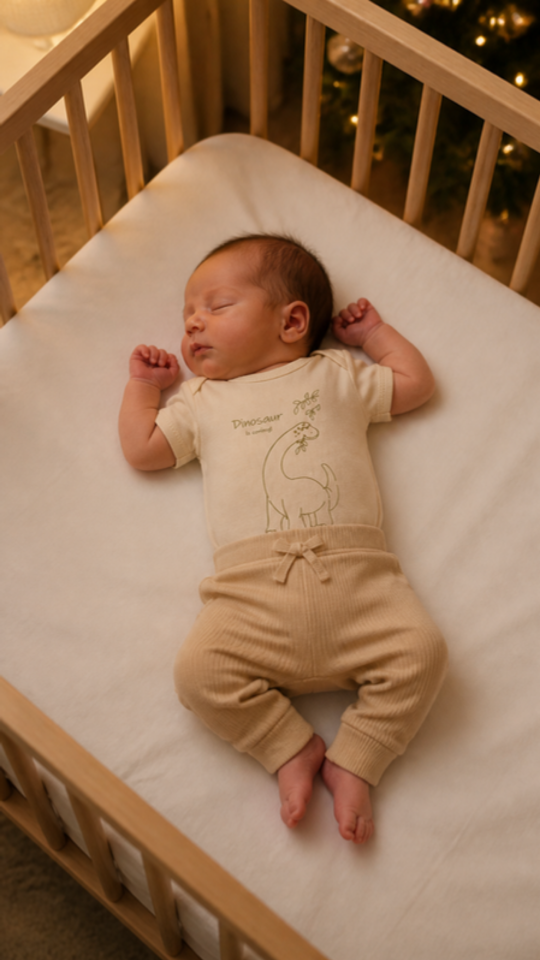
#> input picture sunnozy-content/posts/kampagne-weihnachtsbox/reels-schlaf/baby/dinosaur.png, 1080 x 1920 px (shown at 1/2 size)
$ python make_reels_box_schlaf.py
#> lines starting #> are read from the running program, lines starting #| are printed output that depends on the picture
### sunnozy-content/tools/make_coming_soon_reels.py
"""Coming-soon-Reels aus KI-Babyclips (Grok): POV-Hook, Set-Auflösung, Schlusskarte. Schrift: Cormorant Garamond.

    python3 tools/make_coming_soon_reels.py              # alle Reels aus REELS
    python3 tools/make_coming_soon_reels.py blumen_a     # nur eines (Schlüssel aus REELS)

Ausgabe flach nach posts/reels/coming-soon/ (Reel 9:16 und Titelbild). Quellclips liegen in posts/coming-soon/<set>/original/.

Aufbau (nach posts/instagram/pov-hooks.md):
  0 s      Baby-Clip füllt das Bild, POV-Hook steht ab dem ersten Bild im unteren Drittel (nie über dem Gesicht)
  ~45 %    zweite Zeile löst auf (was das Set kann)
  Clipende Set-Foto auf Creme mit Name und Teilen (Produkt im Fokus)
  Schluss  Coming soon, Logo; die letzte Blende läuft zurück ins erste Bild, damit das Reel sauber loopt
"""
import os, sys, subprocess
import numpy as np
from PIL import Image, ImageDraw, ImageFont, ImageFilter

ROOT = os.path.dirname(os.path.dirname(os.path.abspath(__file__)))
POSTS = os.path.join(ROOT, 'posts')
CS = os.path.join(POSTS, 'coming-soon')
OUT = os.path.join(POSTS, 'reels', 'coming-soon')
W, H, FPS = 1080, 1920, 30
CREME, WALD, SALBEI, GRAU = (253, 252, 250), (35, 48, 41), (122, 139, 111), (110, 118, 113)
SERIF, SERIF_I = 'cormorantR.ttf', 'cormorant.ttf'   # Cormorant Garamond Medium, Regular und Italic

# clip: Quelle, von/bis (s), x: Mitte des 9:16-Ausschnitts im Clip (0..1)
REELS = {
    'little_princess': dict(
        clip=os.path.join(CS, 'little-princess', 'original', 'baby_clip_e.mp4'), von=0, bis=6, x=0.36,
        hook=['POV: Deine beste Freundin', 'bekommt ein Mädchen'], hook2=['und das Geschenk', 'ist schon da'],
        set_bild=os.path.join(POSTS, 'marktplatz-galaxus-amazon', 'hauptbild', 'set_prinzessin_krone.jpg'),
        name='«Little Princess»', teile='8 Teile, mit Kronen-Schmusetuch', datei='reel_little_princess_pov_9x16'),
    'best_family_a': dict(
        clip=os.path.join(CS, 'best-family-teddy', 'original', 'baby_clip_a.mp4'), von=0, bis=7.5, x=0.5,
        hook=['POV: Er entdeckt', 'seinen ersten Teddy'], hook2=['Die Teddy-Rassel', 'ist im Set dabei'],
        set_bild=os.path.join(POSTS, 'produktfotos-set-praesentation', 'ohne_logo', 'set_best_family_quadratisch.jpg'),
        name='«Best Family»', teile='8 Teile, mit Teddy-Rassel', datei='reel_best_family_teddy_a_9x16'),
    'best_family_b': dict(
        clip=os.path.join(CS, 'best-family-teddy', 'original', 'baby_clip_b.mp4'), von=3.5, bis=11.5, x=0.5,
        hook=['Wenn der Teddy', 'sofort der beste Freund ist'], hook2=['Body, Strampler, Mütze', 'und der Teddy dazu'],
        set_bild=os.path.join(POSTS, 'produktfotos-set-praesentation', 'ohne_logo', 'set_best_family_quadratisch.jpg'),
        name='«Best Family»', teile='8 Teile, mit Teddy-Rassel', datei='reel_best_family_teddy_b_9x16'),
    'blumen_a': dict(
        clip=os.path.join(CS, 'blumen-musselin', 'original', 'baby_clip_a.mp4'), von=0, bis=7.5, x=0.36,
        hook=['POV: Wickeln', 'um 3 Uhr nachts'], hook2=['und nichts muss', 'über den Kopf'],
        set_bild=os.path.join(CS, 'blumen-musselin', 'shop', 'blumen-musselin_shop_ohne_logo.jpg'),
        name='«Blumenwiese»', teile='Wickelbody, Fusshose, Haarband', datei='reel_blumenwiese_a_9x16'),
    'blumen_b': dict(
        clip=os.path.join(CS, 'blumen-musselin', 'original', 'baby_clip_b.mp4'), von=0, bis=7.5, x=0.36,
        hook=['Schick das der Freundin,', 'die ein Mädchen erwartet'], hook2=['Weicher Musselin,', 'Blümchen von Kopf bis Fuss'],
        set_bild=os.path.join(CS, 'blumen-musselin', 'shop', 'blumen-musselin_shop_ohne_logo.jpg'),
        name='«Blumenwiese»', teile='Wickelbody, Fusshose, Haarband', datei='reel_blumenwiese_b_9x16'),
}
T_SET, T_END, BLENDE = 2.4, 2.0, 0.35


def f(name, size):
    return ImageFont.truetype(os.path.join(ROOT, 'fonts', name), int(size))


def ease(x):
    x = min(max(x, 0.0), 1.0)
    return x * x * (3 - 2 * x)


def logo(width, col):
    a = np.asarray(Image.open(os.path.join(ROOT, 'logo-sunnozy.webp')).convert('RGB')).astype(float)
    al = np.clip((255 - a.min(axis=2)) / 255 * 1.2, 0, 1); al[al < 0.08] = 0
    L = Image.new('RGBA', (a.shape[1], a.shape[0]), col + (0,)); L.putalpha(Image.fromarray((al * 255).astype(np.uint8)))
    L = L.crop(L.getbbox())
    return L.resize((width, round(L.height * width / L.width)), Image.LANCZOS)


# [17 lines left out: functions clip_frames, fuellen, not called in this run]


VERLAUF = None


# [96 lines left out: functions text_unten, set_karte, end_karte, reel, not called in this run]


# [3 lines that do not run on import are left out]

### sunnozy-content/tools/make_reels_box_schlaf.py
"""Weihnachts-Geschenkboxen: ruhige POV-Reels mit schlafendem Baby (04.11.2026).

Gleiche Machart wie die Baby-Reels, die gut liefen: schlafendes Baby, langsamer Zoom, kurzer POV-Text ab Sekunde 0
(Cormorant Garamond, unteres Drittel), dann die Box mit Inhalt und Preis, Schlusskarte mit Kurzlink direkt zur Box.

    python3 tools/make_reels_box_schlaf.py              # alle Boxen, für die ein Babybild in baby/ liegt
    python3 tools/make_reels_box_schlaf.py mum_dad_me

Babybilder: KI (Canva), fiktive Babys, Safe Sleep (Rückenlage, flache Matratze, nichts im Bettchen, keine Mütze/kein Haarband).
Ausgabe: posts/kampagne-weihnachtsbox/reels-schlaf/reel_<box>_9x16.mp4 + _titelbild.jpg
"""
import os, sys, subprocess
from PIL import Image, ImageDraw, ImageFilter
import make_coming_soon_reels as m

W, H, FPS = m.W, m.H, m.FPS
BASIS = os.path.join(m.POSTS, 'kampagne-weihnachtsbox')
OUT = os.path.join(BASIS, 'reels-schlaf')
BABY = os.path.join(OUT, 'baby')
BOX = lambda k: os.path.join(BASIS, 'rote-box', 'shopify', 'geschenkbox-' + k.replace('_', '-') + '.jpg')
MUSIK = [os.path.join(m.POSTS, 'reels', 'musik', n) for n in ('alex-morgan_heartwarming-story.mp3', 'alex-morgan_no-copyright-music.mp3')]
WEINROT = (98, 22, 30)

# Preise und Inhalt wie in Shopify (Stand 04.11.2026), Kurzlink = Shopify-Weiterleitung auf die Box
BOXEN = {
    'mum_dad_me': dict(name='«Mum Dad Me»', inhalt='5 Bodys + 5 Leggings', preis='47.90', kurz='box-mum-dad-me',
        hook=['POV: Grosi hat die', 'schönste Box gefunden'], hook2=['und sie liegt schon', 'unter dem Baum']),
    'lovely_little_girl': dict(name='«Lovely Little Girl»', inhalt='3 Bodys + 5 Leggings', preis='44.90', kurz='box-lovely',
        hook=['POV: Ihr erstes Weihnachten', 'und Gotti hat vorgesorgt'], hook2=['«Lovely Little Girl»', 'fertig verpackt']),
    'growing_up_strong': dict(name='«Growing up strong»', inhalt='5 Bodys + 5 Jogginghosen', preis='47.90', kurz='box-growing-up-strong',
        hook=['POV: Götti schenkt', 'dieses Jahr Bodys'], hook2=['5 Bodys und 5 Hosen', 'in der roten Box']),
    'i_love_my_mummy': dict(name='«I love my Mummy»', inhalt='3 Bodys + 3 Halstücher', preis='34.90', kurz='box-i-love-my-mummy',
        hook=['POV: Mamas erstes', 'Weihnachten mit Baby'], hook2=['«I love my Mummy»', 'liegt schon bereit']),
    'dino': dict(name='«Dino»', inhalt='3 Bodys + 3 Mulltücher', preis='44.90', kurz='box-dino',
        hook=['POV: Opa hat den', 'kleinen Dino entdeckt'], hook2=['3 Bodys und 3 Mulltücher', 'fertig verpackt']),
    'dinosaur': dict(name='«Dinosaur»', inhalt='5 Bodys + 5 Jogginghosen', preis='47.90', kurz='box-dinosaur',
        hook=['POV: Er schläft', 'und der Baum leuchtet'], hook2=['«Dinosaur» liegt', 'schon darunter']),
    'little_one': dict(name='«Little One»', inhalt='5 Bodys + 3 Mulltücher', preis='49.90', kurz='box-little-one',
        hook=['POV: Deine Freundin', 'hat gerade geboren'], hook2=['und Du weisst sofort,', 'was Du schenkst']),
    'i_like_flying': dict(name='«I like flying»', inhalt='3 Bodys + 5 Leggings', preis='44.90', kurz='box-i-like-flying',
        hook=['POV: Tante sein', 'und das Geschenk ist da'], hook2=['«I like flying»', 'in Rosa und Pastell']),
    'little_one_jogginghosen': dict(name='«Little One»', inhalt='5 Bodys + 5 Jogginghosen', preis='47.90', kurz='box-little-one-hosen',
        hook=['POV: Grosi hat', 'schon eingepackt'], hook2=['weiche Ripp-Bodys', 'und Hosen']),
}
T_A, T_B, T_BOX, T_END = 4.6, 3.0, 2.6, 2.6


def baby_bild(k):
#> in baby_bild, returned value is the input picture: PIL image 1080x1920 RGB; mean R, G, B 156.7, 120.9, 91.6
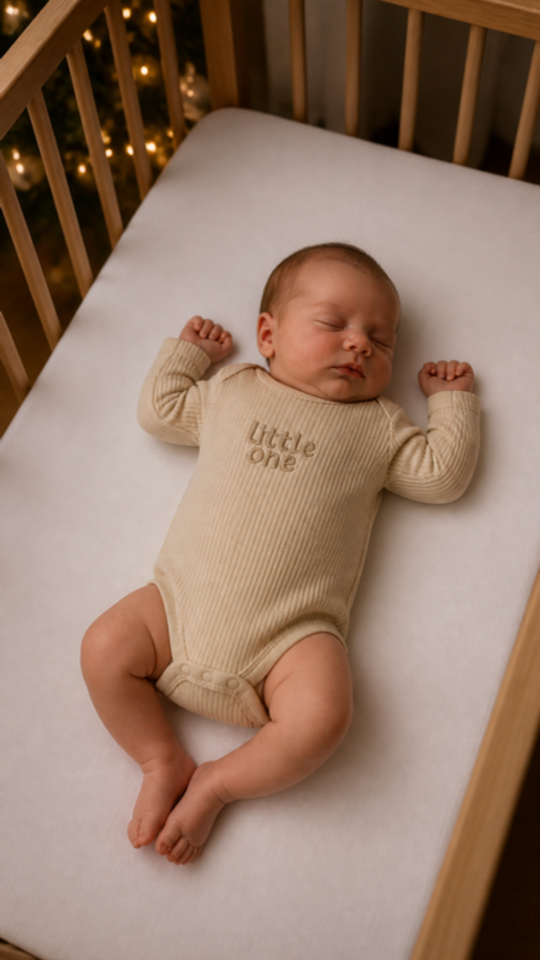
#> input picture sunnozy-content/posts/kampagne-weihnachtsbox/reels-schlaf/baby/little_one.png, 1080 x 1920 px (shown at 1/2 size)
#> in baby_bild, returned value is the input picture: PIL image 1080x1920 RGB; mean R, G, B 149.7, 122.1, 104.7
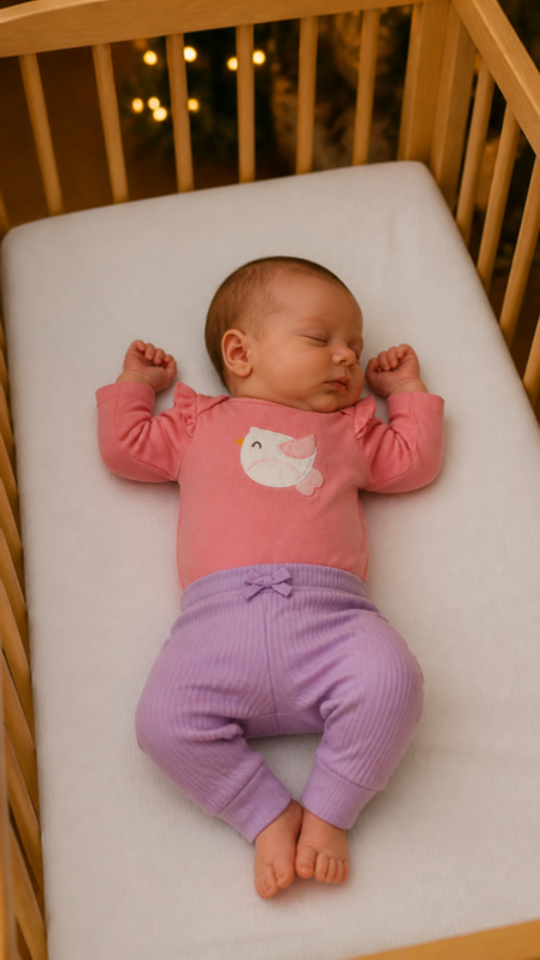
#> input picture sunnozy-content/posts/kampagne-weihnachtsbox/reels-schlaf/baby/i_like_flying.png, 1080 x 1920 px (shown at 1/2 size)
#> in baby_bild, returned value is the input picture: PIL image 1080x1920 RGB; mean R, G, B 162.3, 124.7, 107.4
    for e in ('.png', '.jpg'):
        p = os.path.join(BABY, k + e)
        if os.path.exists(p):
            return Image.open(p).convert('RGB')


def zoom_bild(im, z, fx, fy):
    """9:16-Ausschnitt mit Zoom z um den Punkt (fx, fy)."""
    s = max(W / im.width, H / im.height) * z
    w, h = im.width * s, im.height * s
    x = min(max(fx * w - W / 2, 0), w - W); y = min(max(fy * h - H / 2, 0), h - H)
    return im.resize((round(w), round(h)), Image.BICUBIC).crop((round(x), round(y), round(x) + W, round(y) + H)).convert('RGBA')


def box_karte(r, t):
    c = Image.new('RGBA', (W, H), m.CREME + (255,)); d = ImageDraw.Draw(c)
    e = m.ease(t / 0.6)
    im = Image.open(r['box']).convert('RGB'); s = 900 / max(im.size) * (0.96 + 0.04 * e)
    im = im.resize((round(im.width * s), round(im.height * s)), Image.LANCZOS)
    c.paste(im, ((W - im.width) // 2, 840 - im.height // 2))
    d.text((W / 2, 300), 'Weihnachts-Geschenkbox', font=m.f(m.SERIF_I, 58), fill=m.SALBEI, anchor='mm')
    d.text((W / 2, 1380), r['name'], font=m.f(m.SERIF, 96 if len(r['name']) < 18 else 80), fill=m.WALD, anchor='mm')
    d.text((W / 2, 1470), r['inhalt'], font=m.f(m.SERIF_I, 52), fill=m.GRAU, anchor='mm')
    return c


def end_karte(r):
    c = Image.new('RGBA', (W, H), m.CREME + (255,)); d = ImageDraw.Draw(c)
    d.text((W / 2, 600), r['name'], font=m.f(m.SERIF, 100 if len(r['name']) < 18 else 84), fill=m.WALD, anchor='mm')
    d.text((W / 2, 715), r['inhalt'], font=m.f(m.SERIF_I, 52), fill=m.GRAU, anchor='mm')
    d.text((W / 2, 850), f"CHF {r['preis']}", font=m.f(m.SERIF, 92), fill=WEINROT, anchor='mm')
    d.line((W / 2 - 70, 945, W / 2 + 70, 945), fill=(200, 192, 180), width=2)
    d.text((W / 2, 1020), 'Fertig verpackt, gratis geliefert', font=m.f(m.SERIF_I, 50), fill=m.GRAU, anchor='mm')
    d.text((W / 2, 1085), 'Grössen 0–9 Monate', font=m.f(m.SERIF_I, 50), fill=m.GRAU, anchor='mm')
    d.text((W / 2, 1200), f"sunnozy.ch/{r['kurz']}", font=m.f(m.SERIF, 56), fill=m.WALD, anchor='mm')
    L = m.logo(240, (122, 108, 104)); c.paste(L, ((W - L.width) // 2, 1330), L)
    return c


def reel(key, nr):
    r = dict(BOXEN[key]); r['box'] = BOX(key)
    baby = baby_bild(key)
    teile = [dict(start=0, dauer=T_A, art='baby', z=(1.0, 1.08), f=(0.5, 0.42), text=r['hook']),
             dict(start=T_A, dauer=T_B, art='baby', z=(1.22, 1.28), f=(0.5, 0.58), text=r['hook2']),
             dict(start=T_A + T_B, dauer=T_BOX, art='box'),
             dict(start=T_A + T_B + T_BOX, dauer=T_END, art='end')]
    t_ges = sum(tl['dauer'] for tl in teile)
    end = end_karte(r)
    n = int(round(t_ges * FPS)); nb = int(m.BLENDE * FPS)

    def bild(tl, t):
        if tl['art'] == 'box':
            return box_karte(r, t)
        if tl['art'] == 'end':
            return end
        e = m.ease(t / tl['dauer']); z0, z1 = tl['z']
        return zoom_bild(baby, z0 + (z1 - z0) * e, *tl['f'])

    def roh(s):
        idx = max(i for i, tl in enumerate(teile) if tl['start'] <= s + 1e-9)
        tl = teile[idx]; t = min(s - tl['start'], tl['dauer'] - 1e-3)
        c = bild(tl, t)
        if tl['art'] == 'baby':
            alpha = 1.0 if idx == 0 else min(1, t / 0.25)
            m.text_unten(c, tl['text'], alpha)
        if idx + 1 < len(teile) and s > tl['start'] + tl['dauer'] - m.BLENDE:     # weiche Blende statt harter Schnitt (ruhig)
            a = (s - (tl['start'] + tl['dauer'] - m.BLENDE)) / m.BLENDE
            nxt = bild(teile[idx + 1], 0)
            if teile[idx + 1]['art'] == 'baby':
                nxt = m.text_unten(nxt.copy(), teile[idx + 1]['text'], 0)
            c = Image.blend(c, nxt, min(a, 1))
        return c

    erstes = roh(0)
    os.makedirs(OUT, exist_ok=True)
    datei = f'reel_{key}_9x16'
    pfad = os.path.join(OUT, datei + '.mp4'); tmp = pfad + '.tmp.mp4'
    enc = subprocess.Popen(['ffmpeg', '-y', '-v', 'error', '-f', 'rawvideo', '-pix_fmt', 'rgb24', '-s', f'{W}x{H}', '-r', str(FPS), '-i', '-',
                            '-c:v', 'libx264', '-pix_fmt', 'yuv420p', '-crf', '18', '-preset', 'medium', tmp], stdin=subprocess.PIPE)
    for i in range(n):
        c = roh(i / FPS)
        if i >= n - nb:
            c = Image.blend(c, erstes, (i - (n - nb)) / nb)                          # Loop zurück ins erste Bild
        fr = c.convert('RGB')
        if i == int(0.6 * FPS):
            fr.save(os.path.join(OUT, datei + '_titelbild.jpg'), quality=92)
        enc.stdin.write(fr.tobytes())
    enc.stdin.close(); enc.wait()
    dauer = n / FPS
    musik = MUSIK[nr % 2]; ab = 6 + (nr * 13) % 60
    subprocess.run(['ffmpeg', '-y', '-v', 'error', '-i', tmp, '-ss', str(ab), '-i', musik, '-t', f'{dauer:.2f}',
                    '-af', f'afade=t=in:d=0.6,afade=t=out:st={dauer - 1.4:.2f}:d=1.4,volume=0.8', '-map', '0:v', '-map', '1:a',
                    '-c:v', 'copy', '-c:a', 'aac', '-b:a', '160k', '-shortest', '-movflags', '+faststart', pfad], check=True)
    os.remove(tmp)
    print(f'{pfad}: {dauer:.1f} s', flush=True)


if __name__ == '__main__':
    keys = sys.argv[1:] or [k for k in BOXEN if baby_bild(k) is not None]
    for nr, k in enumerate(keys):
#> (the run stopped early here; a loop or call above may not have finished)
